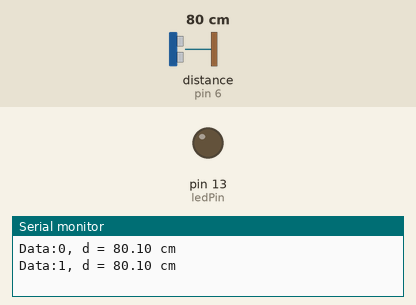
Recording of a sketch running on a simulated Arduino Uno, built with avr-gcc and run on an emulated ATmega328P. Shown: output pins drawn as LEDs (lit = HIGH), the last lines printed to the serial monitor. Wiring (inferred from the names in the program): ultrasonic range finder: trigger pin 5; echo pin 6. Dashed ring = blinking. The test bench sets the inputs (shaded band); at power-on: distance to the obstacle (sensor on pin 6) 80 cm. The echo pulse lasts 58.3 µs per cm; pins used as bus, display or sensor lines are not drawn.

Above: at 1.8 s.
1.9 s: distance to the obstacle (sensor on pin 6) set to 12 cm
3.4 s: distance to the obstacle (sensor on pin 6) set to 9 cm
At 4.4 s:
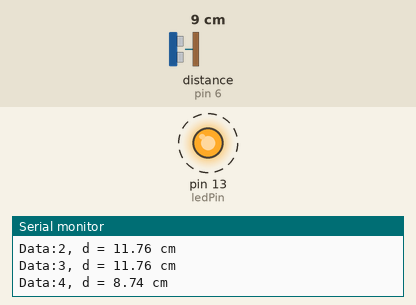
7.5 s: distance to the obstacle (sensor on pin 6) set to 18 cm
At 8.2 s:
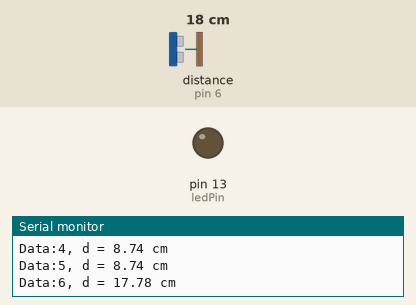
Timing chart, 0 to 10.5 s (numbered marks = the images above; inputs shaded):
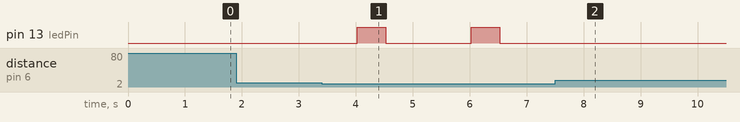

Measured:
- the behaviour switches between 11 and 10 cm on distance to the obstacle (sensor on pin 6) (found by bisection; images 0 and 1)
- after the input at 3.4 s, pin 13 (ledPin): alternates HIGH for 0.50 s and LOW for 1.5 s, starting after 0.62 s
- after the input at 7.5 s, pin 13 (ledPin): stops changing and stays LOW

The sketch:

lab2_1.ino
```cpp
const int trig = 5;
const int echo = 6;
const int inter_time = 1000;
int time = 0;
int ledPin = 13;

void setup() {
  Serial.begin(9600);
  pinMode(trig, OUTPUT);
  pinMode(echo, INPUT);
  pinMode(ledPin,OUTPUT);
}

void loop() {
  float duration, distance;

  // 觸發超音波模組
  digitalWrite(trig, HIGH);
  delayMicroseconds(1000); // 這裡維持你圖片中的 1000us
  digitalWrite(trig, LOW);

  // 讀取脈衝時間
  duration = pulseIn(echo, HIGH);

  // 計算距離 (公分)
  distance = (duration / 2) / 29;

  // 序列埠輸出
  Serial.print("Data:");
  Serial.print(time / 1000);
  Serial.print(", d = ");
  Serial.print(distance);
  Serial.println(" cm");

  if(distance < 10)
  {
    digitalWrite(ledPin,HIGH);
    delay(500);
    digitalWrite(ledPin,LOW);
    delay(500);
  }
  else
  {
    digitalWrite(ledPin,LOW);
  }
  // 更新時間並延遲
  time = time + inter_time;
  delay(inter_time);
}
```
